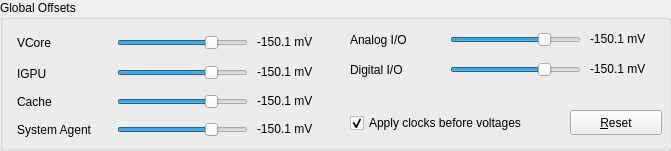
   <widget class="QGroupBox" name="groupBox_2">
    <property name="geometry">
     <rect>
      <x>10</x>
      <y>454</y>
      <width>671</width>
      <height>151</height>
     </rect>
    </property>
    <property name="title">
     <string>Global Offsets</string>
    </property>
    <widget class="QSlider" name="offsetSlider_0">
     <property name="geometry">
      <rect>
       <x>117</x>
       <y>35</y>
       <width>131</width>
       <height>16</height>
      </rect>
     </property>
     <property name="minimum">
      <number>-3072</number>
     </property>
     <property name="maximum">
      <number>1023</number>
     </property>
     <property name="orientation">
      <enum>Qt::Orientation::Horizontal</enum>
     </property>
    </widget>
    <widget class="QLabel" name="globalLbl">
     <property name="geometry">
      <rect>
       <x>17</x>
       <y>34</y>
       <width>71</width>
       <height>17</height>
      </rect>
     </property>
     <property name="text">
      <string>VCore</string>
     </property>
     <property name="alignment">
      <set>Qt::AlignmentFlag::AlignLeading|Qt::AlignmentFlag::AlignLeft|Qt::AlignmentFlag::AlignVCenter</set>
     </property>
    </widget>
    <widget class="QLabel" name="offsetLbl_0">
     <property name="geometry">
      <rect>
       <x>257</x>
       <y>33</y>
       <width>81</width>
       <height>17</height>
      </rect>
     </property>
     <property name="text">
      <string>-150.1 mV</string>
     </property>
    </widget>
    <widget class="QLabel" name="globalLbl_2">
     <property name="geometry">
      <rect>
       <x>17</x>
       <y>65</y>
       <width>71</width>
       <height>17</height>
      </rect>
     </property>
     <property name="text">
      <string>IGPU</string>
     </property>
     <property name="alignment">
      <set>Qt::AlignmentFlag::AlignLeading|Qt::AlignmentFlag::AlignLeft|Qt::AlignmentFlag::AlignVCenter</set>
     </property>
    </widget>
    <widget class="QSlider" name="offsetSlider_1">
     <property name="geometry">
      <rect>
       <x>117</x>
       <y>65</y>
       <width>131</width>
       <height>16</height>
      </rect>
     </property>
     <property name="minimum">
      <number>-3072</number>
     </property>
     <property name="maximum">
      <number>1023</number>
     </property>
     <property name="orientation">
      <enum>Qt::Orientation::Horizontal</enum>
     </property>
    </widget>
    <widget class="QLabel" name="offsetLbl_1">
     <property name="geometry">
      <rect>
       <x>257</x>
       <y>63</y>
       <width>81</width>
       <height>17</height>
      </rect>
     </property>
     <property name="text">
      <string>-150.1 mV</string>
     </property>
    </widget>
    <widget class="QLabel" name="globalLbl_3">
     <property name="geometry">
      <rect>
       <x>17</x>
       <y>93</y>
       <width>71</width>
       <height>17</height>
      </rect>
     </property>
     <property name="text">
      <string>Cache</string>
     </property>
     <property name="alignment">
      <set>Qt::AlignmentFlag::AlignLeading|Qt::AlignmentFlag::AlignLeft|Qt::AlignmentFlag::AlignVCenter</set>
     </property>
    </widget>
    <widget class="QLabel" name="offsetLbl_2">
     <property name="geometry">
      <rect>
       <x>257</x>
       <y>92</y>
       <width>81</width>
       <height>17</height>
      </rect>
     </property>
     <property name="text">
      <string>-150.1 mV</string>
     </property>
    </widget>
    <widget class="QSlider" name="offsetSlider_2">
     <property name="geometry">
      <rect>
       <x>117</x>
       <y>94</y>
       <width>131</width>
       <height>16</height>
      </rect>
     </property>
     <property name="minimum">
      <number>-3072</number>
     </property>
     <property name="maximum">
      <number>1023</number>
     </property>
     <property name="orientation">
      <enum>Qt::Orientation::Horizontal</enum>
     </property>
    </widget>
    <widget class="QLabel" name="globalLbl_4">
     <property name="geometry">
      <rect>
       <x>17</x>
       <y>121</y>
       <width>101</width>
       <height>17</height>
      </rect>
     </property>
     <property name="text">
      <string>System Agent</string>
     </property>
     <property name="alignment">
      <set>Qt::AlignmentFlag::AlignLeading|Qt::AlignmentFlag::AlignLeft|Qt::AlignmentFlag::AlignVCenter</set>
     </property>
    </widget>
    <widget class="QLabel" name="offsetLbl_3">
     <property name="geometry">
      <rect>
       <x>257</x>
       <y>120</y>
       <width>81</width>
       <height>17</height>
      </rect>
     </property>
     <property name="text">
      <string>-150.1 mV</string>
     </property>
    </widget>
    <widget class="QSlider" name="offsetSlider_3">
     <property name="geometry">
      <rect>
       <x>117</x>
       <y>122</y>
       <width>131</width>
       <height>16</height>
      </rect>
     </property>
     <property name="minimum">
      <number>-3072</number>
     </property>
     <property name="maximum">
      <number>1023</number>
     </property>
     <property name="orientation">
      <enum>Qt::Orientation::Horizontal</enum>
     </property>
    </widget>
    <widget class="QLabel" name="globalLbl_5">
     <property name="geometry">
      <rect>
       <x>350</x>
       <y>31</y>
       <width>101</width>
       <height>17</height>
      </rect>
     </property>
     <property name="text">
      <string>Analog I/O</string>
     </property>
     <property name="alignment">
      <set>Qt::AlignmentFlag::AlignLeading|Qt::AlignmentFlag::AlignLeft|Qt::AlignmentFlag::AlignVCenter</set>
     </property>
    </widget>
    <widget class="QLabel" name="offsetLbl_4">
     <property name="geometry">
      <rect>
       <x>590</x>
       <y>30</y>
       <width>81</width>
       <height>17</height>
      </rect>
     </property>
     <property name="text">
      <string>-150.1 mV</string>
     </property>
    </widget>
    <widget class="QSlider" name="offsetSlider_4">
     <property name="geometry">
      <rect>
       <x>450</x>
       <y>32</y>
       <width>131</width>
       <height>16</height>
      </rect>
     </property>
     <property name="minimum">
      <number>-3072</number>
     </property>
     <property name="maximum">
      <number>1023</number>
     </property>
     <property name="orientation">
      <enum>Qt::Orientation::Horizontal</enum>
     </property>
    </widget>
    <widget class="QLabel" name="globalLbl_6">
     <property name="geometry">
      <rect>
       <x>350</x>
       <y>61</y>
       <width>101</width>
       <height>17</height>
      </rect>
     </property>
     <property name="text">
      <string>Digital I/O</string>
     </property>
     <property name="alignment">
      <set>Qt::AlignmentFlag::AlignLeading|Qt::AlignmentFlag::AlignLeft|Qt::AlignmentFlag::AlignVCenter</set>
     </property>
    </widget>
    <widget class="QLabel" name="offsetLbl_5">
     <property name="geometry">
      <rect>
       <x>590</x>
       <y>60</y>
       <width>81</width>
       <height>17</height>
      </rect>
     </property>
     <property name="text">
      <string>-150.1 mV</string>
     </property>
    </widget>
    <widget class="QSlider" name="offsetSlider_5">
     <property name="geometry">
      <rect>
       <x>450</x>
       <y>62</y>
       <width>131</width>
       <height>16</height>
      </rect>
     </property>
     <property name="minimum">
      <number>-3072</number>
     </property>
     <property name="maximum">
      <number>1023</number>
     </property>
     <property name="orientation">
      <enum>Qt::Orientation::Horizontal</enum>
     </property>
    </widget>
    <widget class="QPushButton" name="globalResetBtn_2">
     <property name="geometry">
      <rect>
       <x>570</x>
       <y>110</y>
       <width>92</width>
       <height>25</height>
      </rect>
     </property>
     <property name="text">
      <string>&amp;Reset</string>
     </property>
    </widget>
    <widget class="QCheckBox" name="clocksFirstCheck">
     <property name="geometry">
      <rect>
       <x>350</x>
       <y>112</y>
       <width>221</width>
       <height>22</height>
      </rect>
     </property>
     <property name="text">
      <string>Apply clocks before voltages</string>
     </property>
     <property name="checked">
      <bool>true</bool>
     </property>
    </widget>
   </widget>
